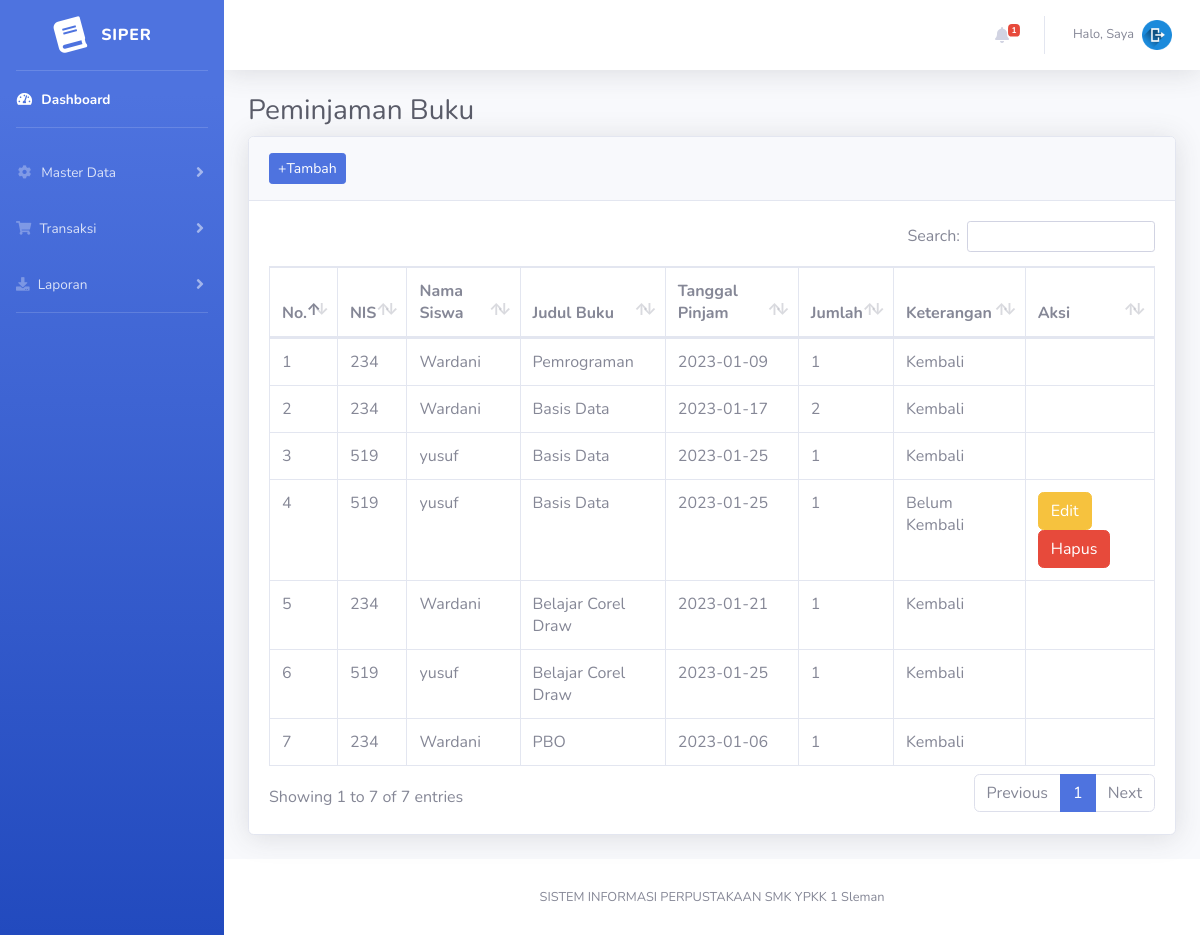
Screenshot of /admin/peminjaman.php with the database file from the repository.
### tables this page shows
CREATE TABLE `tbl_peminjaman` (
  `id_pinjam` int(11) NOT NULL,
  `nis` int(11) NOT NULL,
  `id_buku` int(11) NOT NULL,
  `tgl_pinjam` date NOT NULL,
  `jumlah_pinjam` int(11) NOT NULL,
  `keterangan` enum('Kembali','Belum Kembali','') NOT NULL
);

CREATE TABLE `tbl_siswa` (
  `nis` int(11) NOT NULL,
  `nama_siswa` varchar(255) NOT NULL,
  `jenis_kelamin` enum('L','P') NOT NULL,
  `pass` varchar(255) NOT NULL,
  `jurusan` varchar(25) NOT NULL,
  `kelas` varchar(25) NOT NULL,
  `alamat` varchar(255) NOT NULL,
  `no_hp` varchar(11) NOT NULL,
  `status` enum('aktif','tidak') NOT NULL,
  `user_id` int(11) NOT NULL
);

CREATE TABLE `tbl_buku` (
  `id_buku` int(11) NOT NULL,
  `gambar` varchar(255) NOT NULL,
  `judul_buku` varchar(255) NOT NULL,
  `penerbit` varchar(255) NOT NULL,
  `tahun_terbit` int(11) NOT NULL,
  `stok` int(11) NOT NULL,
  `id_kategori` int(11) NOT NULL,
  `id_rak` int(11) NOT NULL,
  `detail` varchar(225) NOT NULL
);

### admin/peminjaman.php (the view, shortened to what this page needs)
<?php
include "header_admin.php";
include "sidebar_admin.php";
?>
<div class="container-fluid">
  <h1 class="h3 mb-2 text-gray-800">Peminjaman Buku</h1>
  <div class="card shadow mb-4">
    <div class="card-header py-3">
      <button class="btn btn-sm btn-primary" data-toggle="modal" data-target="#tambah">+Tambah</button>
    </div>
    <div class="card-body">
      <div class="table-responsive">
        <table class="table table-bordered" id="dataTable" width="100%" cellspacing="0">
          <thead>
            <tr>
              <th>No.</th>
              <th>NIS</th>
              <th>Nama Siswa</th>
              <th>Judul Buku</th>
              <th>Tanggal Pinjam</th>
              <th>Jumlah</th>
              <th>Keterangan</th>
              <th>Aksi</th>
            </tr>
          </thead>
          <tbody>
            <?php
            $no = 1;
            $query = "SELECT *FROM tbl_peminjaman INNER JOIN tbl_siswa ON tbl_peminjaman.nis = tbl_siswa.nis INNER JOIN tbl_buku ON tbl_peminjaman.id_buku=tbl_buku.id_buku";
            $result = mysqli_query($koneksi, $query);
            while ($row = mysqli_fetch_assoc($result)) {
            ?>
              <tr>
                <td><?php echo $no++; ?></td>
                <td><?php echo $row['nis']; ?></td>
                <td><?php echo $row['nama_siswa']; ?></td>
                <td><?php echo $row['judul_buku']; ?></td>
                <td><?php echo $row['tgl_pinjam']; ?></td>
                <td><?php echo $row['jumlah_pinjam']; ?></td>
                <td><?php echo $row['keterangan']; ?></td>
                <td>
                  <?php if ($row['keterangan'] == 'Belum Kembali') : ?>
                    <a href="edit_peminjaman.php?id=<?php echo $row['id_pinjam']; ?>" class="btn btn
                btn-warning ">Edit</a>
                    <a href="hapus_peminjaman.php?id=<?php echo $row['id_pinjam']; ?>" class="btn btn
                  btn-danger " onclick="return confirm('Anda Yakin Akan Menghapus?')">Hapus</a>
                </td>
              <?php endif ?>
              </tr>
            <?php } ?>
          </tbody>
        </table>
      </div>
    </div>
  </div>
</div>
</div>
<?php
include "footer_admin.php";
?>

### rows the page displays
tbl_peminjaman: nis.nis "234", nis.nama_siswa "Wardani", id_buku.judul_buku "Pemrograman", tgl_pinjam "2023-01-09", jumlah_pinjam "1", keterangan "Kembali"
tbl_peminjaman: nis.nis "234", nis.nama_siswa "Wardani", id_buku.judul_buku "Basis Data", tgl_pinjam "2023-01-17", jumlah_pinjam "2", keterangan "Kembali"
tbl_peminjaman: nis.nis "519", nis.nama_siswa "yusuf", id_buku.judul_buku "Basis Data", tgl_pinjam "2023-01-25", jumlah_pinjam "1", keterangan "Kembali"
tbl_peminjaman: nis.nis "519", nis.nama_siswa "yusuf", id_buku.judul_buku "Basis Data", tgl_pinjam "2023-01-25", jumlah_pinjam "1", keterangan "Belum Kembali"
tbl_peminjaman: nis.nis "234", nis.nama_siswa "Wardani", id_buku.judul_buku "Belajar Corel Draw", tgl_pinjam "2023-01-21", jumlah_pinjam "1", keterangan "Kembali"
tbl_peminjaman: nis.nis "519", nis.nama_siswa "yusuf", id_buku.judul_buku "Belajar Corel Draw", tgl_pinjam "2023-01-25", jumlah_pinjam "1", keterangan "Kembali"
tbl_peminjaman: nis.nis "234", nis.nama_siswa "Wardani", id_buku.judul_buku "PBO", tgl_pinjam "2023-01-06", jumlah_pinjam "1", keterangan "Kembali"

### other values shown
$count "1"
